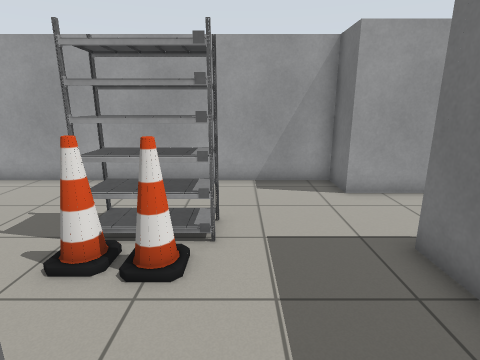
view 1 (above)

15 first-person views from a walk through a robot-simulator world made for Gazebo. The camera is 1.3 m above the floor, tilts 14° down and sees 80° across. The floor is counted in squares, 0.5 m on a side. Each view is taken from the middle of a square. On the plan, view 1 faces up. The plan holds only what a view shows up to about 19 squares ahead; the rest is blank.

view 2
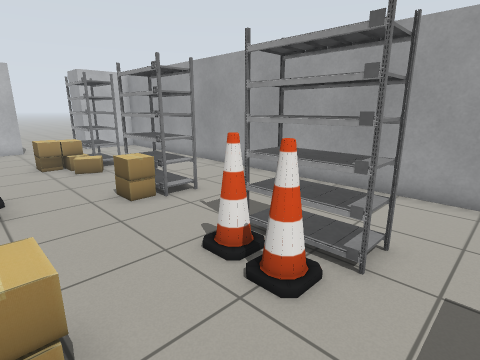

view 3
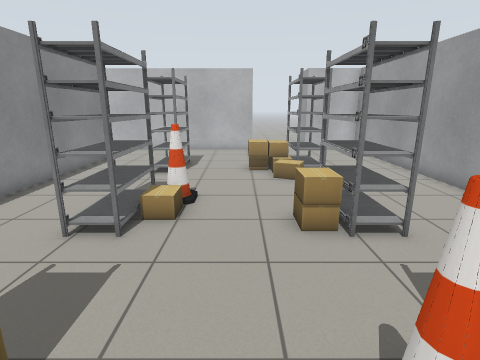

view 4
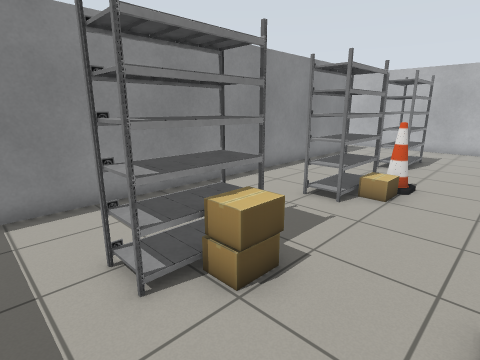

view 5
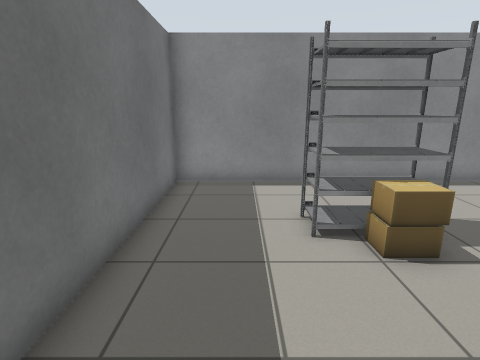

view 6
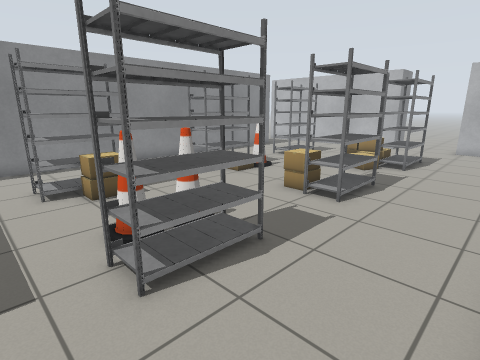

view 7
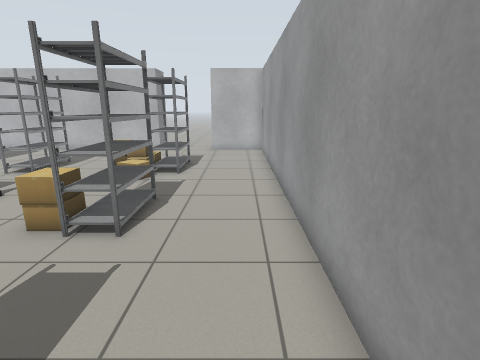

view 8
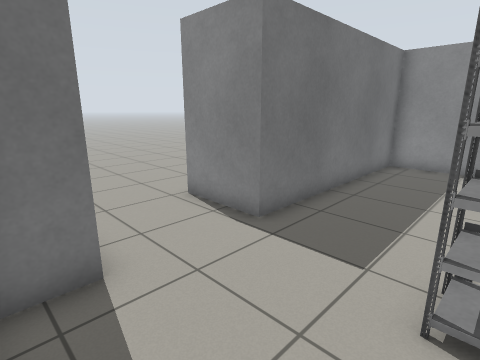

view 9
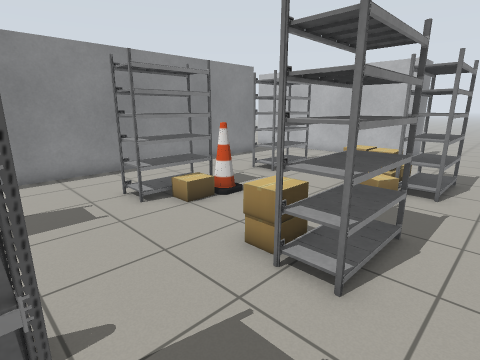

view 10
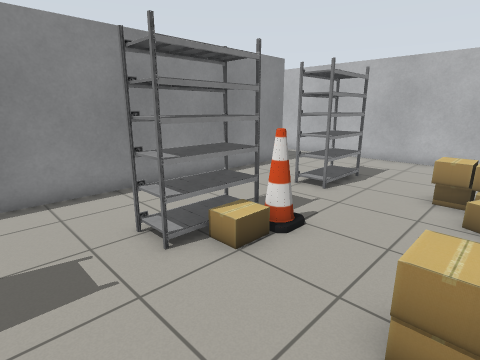

view 11
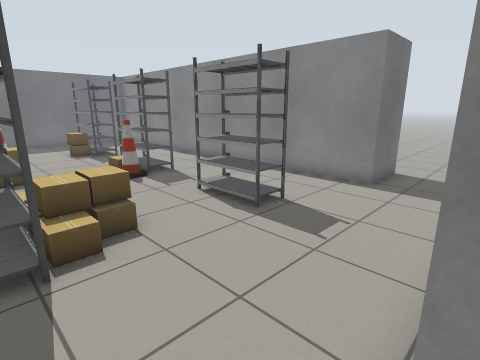

view 12
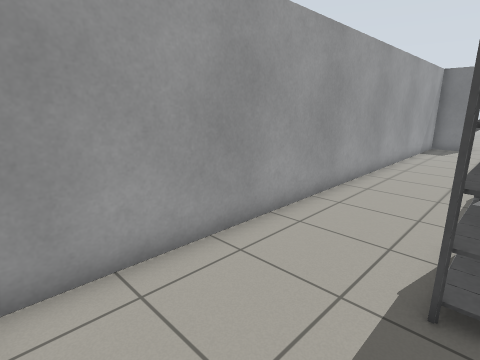

view 13
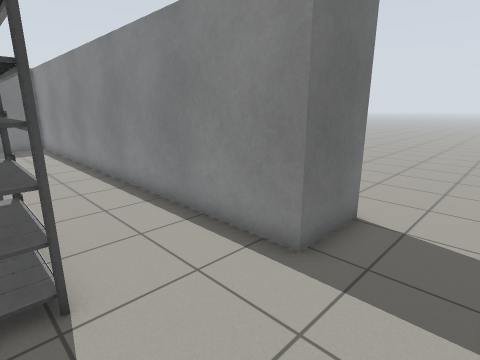

view 14
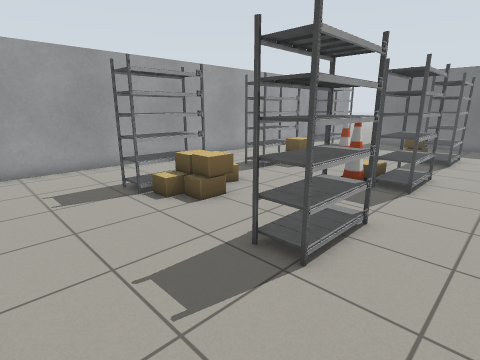

view 15
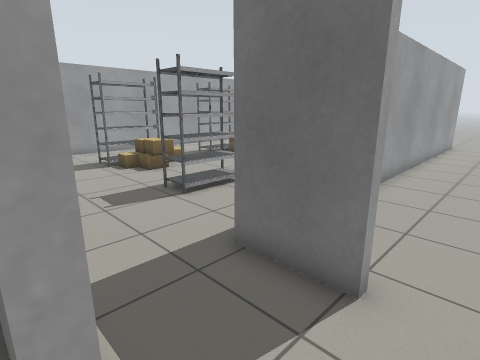

### Floor plan
Points are (right, up) in squares from view 1. A wall is a line through its corners. A room is listed if a view was taken in it or the views show most of it. See-through windows are left out.
Room 1 (views 1, 2, 3, 4, 5, 6, 7, 8, 9, 10, 12, 13, 14)
walls: (-19.7, 3.8) (-19.7, -6.8); (-16.4, -6.8) (-16.4, -4.2) (3.3, -4.2) (3.3, 5) (6.4, 5); (5.9, 8.7) (3.3, 8.7) (3.3, 10.4) (-19.7, 10.4) (-19.7, 7.2)
ways out: opening at (-20.5, 5.5) to room 2; opening at (-20, -7.5) to room 2; opening at (-16, -7.5); opening at (7, 5)
objects: shelf (-15, 0) to (-13, 0); cardboard box (-15, 5) to (-14, 5); shelf (-15, 6) to (-13, 6); cardboard box (-14, 4); other object (-13, -1); cardboard box (-13, 4); cardboard box (-12, 5); shelf (-9, 0) to (-7, 0); cone (-9, 1); shelf (-9, 6) to (-7, 6); cardboard box (-8, 1); cardboard box (-8, 5); other object (-7, -1); other object (-7, 5); shelf (-3, 0) to (-1, 0); cone (-3, 4) to (-3, 5); shelf (-3, 6) to (-1, 6); cardboard box (-2, 1); other object (-1, -1); cone (-1, 4); marker (-1, 5)
Room 2 (views 11, 15)
walls: (-21.8, 3.8) (-19.7, 3.8); (-19.7, 7.2) (-20.9, 7.2)
low walls: (-20, -6.8) (-20, -4.1)
ways out: opening at (-20.5, 5.5) to room 1; opening at (-20, -7.5) to room 1

Positions as (right, up) in squares from view 1, and headings:
1: (0, 0), facing up
2: (1, 1), facing up-left
3: (-1, 3), facing left
4: (1, 4), facing down-left
5: (1, 6), facing down
6: (1, 10), facing down-left
7: (-1, 9), facing left
8: (-1, 10), facing down-right
9: (-3, 8), facing down-left
10: (-4, 5), facing down-left
11: (-20, 6), facing down-right
12: (-19, 6), facing up-right
13: (-19, 0), facing down-right
14: (-19, -3), facing up-right
15: (-20, -8), facing up-right
